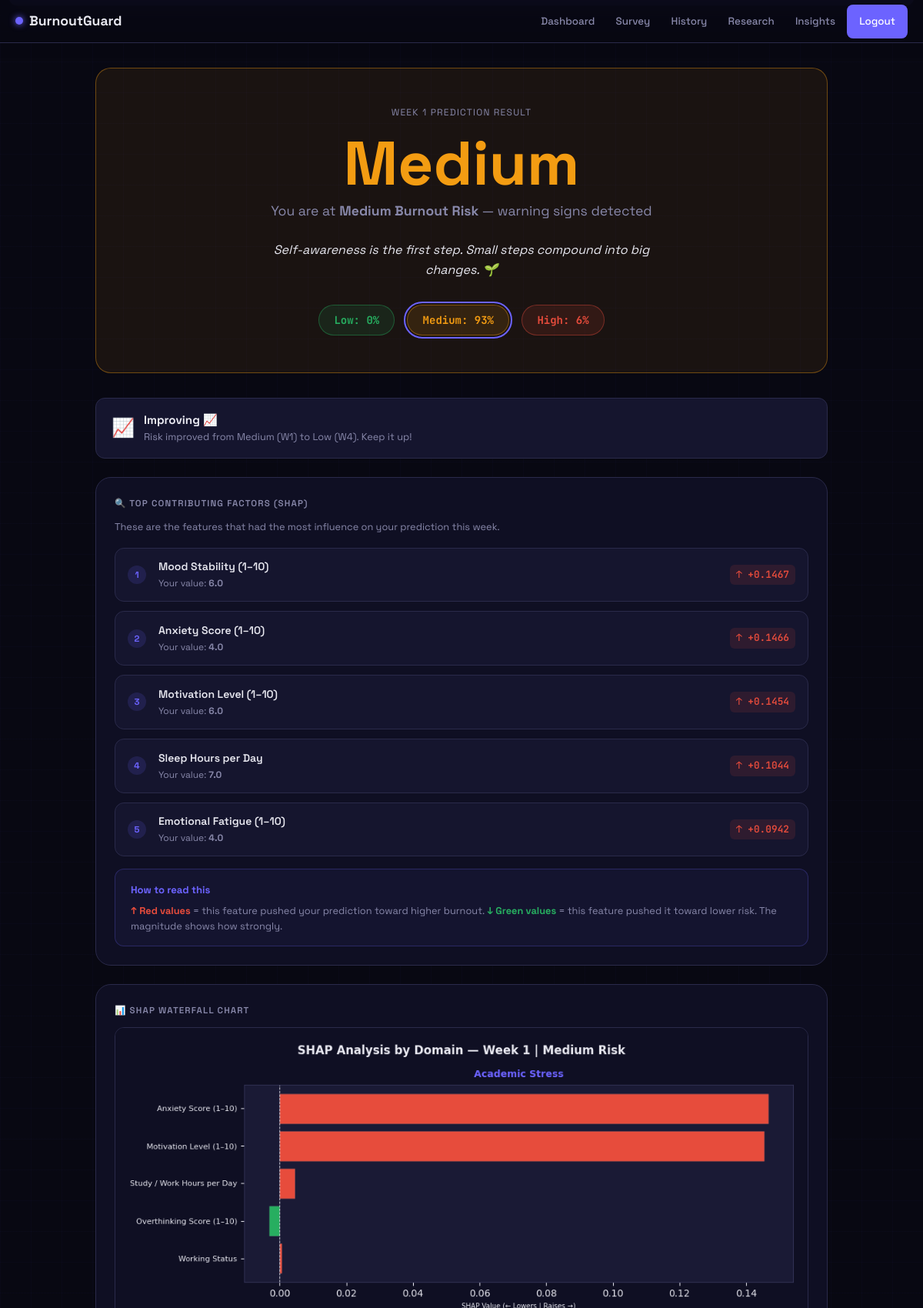
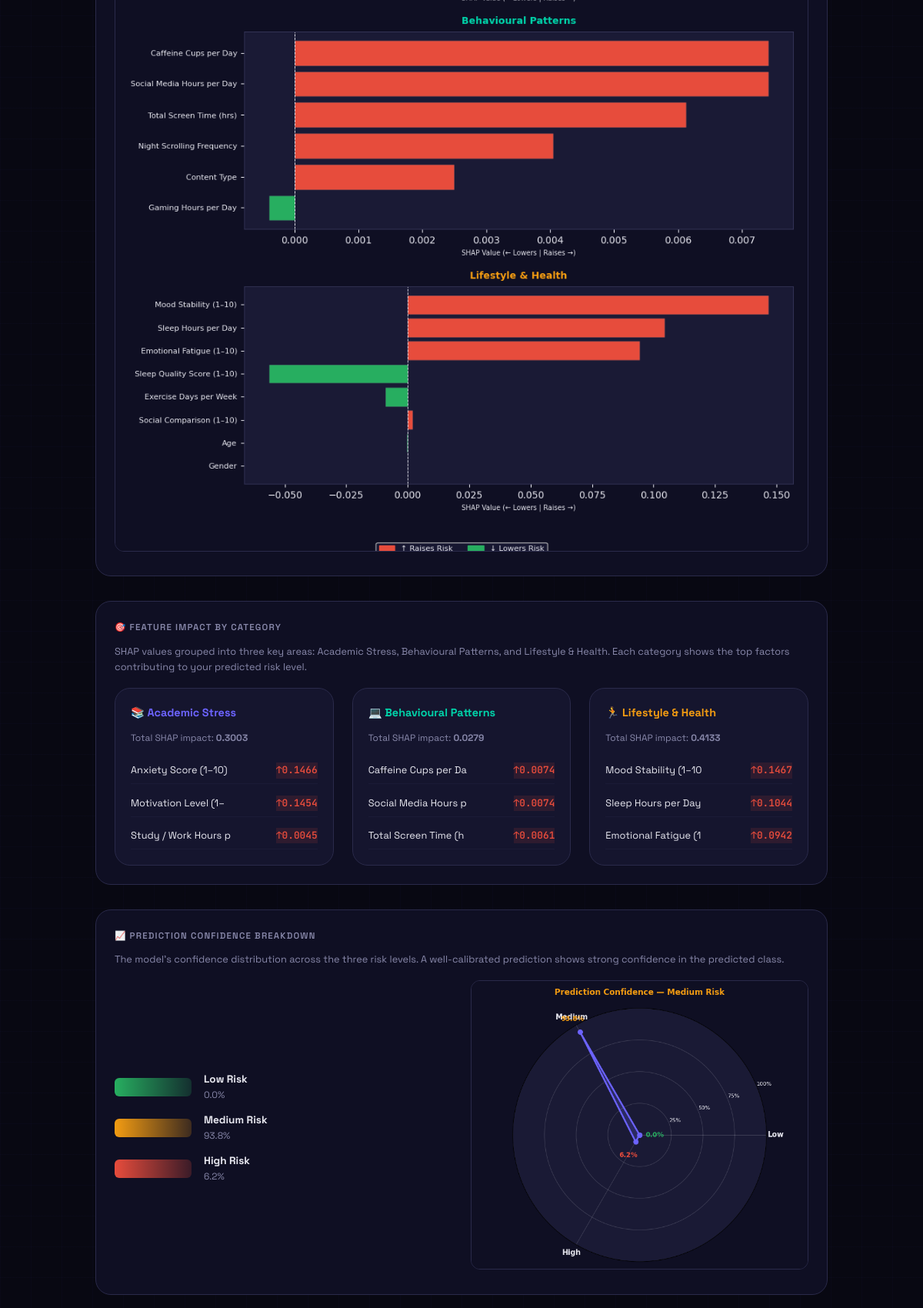
/result/1 (signed in, upper part), run on the app's committed database (2 pictures, top to bottom).
### tables this page shows
CREATE TABLE predictions (
    id INTEGER PRIMARY KEY AUTOINCREMENT, user_id INTEGER NOT NULL,
    week_number INTEGER NOT NULL, response_id INTEGER NOT NULL,
    predicted_risk TEXT NOT NULL,
    confidence_low REAL, confidence_medium REAL, confidence_high REAL,
    shap_values_json TEXT, top_features_json TEXT,
    grouped_shap_json TEXT, recommendation_json TEXT,
    predicted_at TEXT DEFAULT (datetime('now')),
    FOREIGN KEY(user_id) REFERENCES users(id), UNIQUE(user_id,week_number)
);

### app.py (the view)
@app.route('/result/<int:week>')
@login_required
def result(week):
    db=get_db(); uid=session['user_id']
    pred=db.execute('SELECT * FROM predictions WHERE user_id=? AND week_number=?',(uid,week)).fetchone()
    if not pred: flash('Prediction not found.','danger'); return redirect(url_for('dashboard'))
    shap_vals=json.loads(pred['shap_values_json'])   if pred['shap_values_json']   else {}
    top_feats=json.loads(pred['top_features_json'])  if pred['top_features_json']  else []
    grouped_shap=json.loads(pred['grouped_shap_json']) if pred['grouped_shap_json'] else {}
    rec=json.loads(pred['recommendation_json']) if pred['recommendation_json'] else {}
    shap_chart=make_grouped_shap_chart(grouped_shap,pred['predicted_risk'],uid,week) if grouped_shap else ''
    conf={'Low':pred['confidence_low'] or 0,'Medium':pred['confidence_medium'] or 0,'High':pred['confidence_high'] or 0}
    gauge_chart=make_confidence_gauge_chart(conf,pred['predicted_risk'],uid,week)
    all_p=db.execute('SELECT predicted_risk FROM predictions WHERE user_id=? ORDER BY week_number',(uid,)).fetchall()
    trend=analyse_trend([p['predicted_risk'] for p in all_p])
    return render_template('result.html',user=current_user(),pred=dict(pred),shap_vals=shap_vals,
        top_feats=top_feats,grouped_shap=grouped_shap,rec=rec,shap_chart=shap_chart,
        trend=trend,week=week,feature_labels=FEATURE_LABELS,group_colors=GROUP_COLORS,gauge_chart=gauge_chart)

### app.py (called while the page is built)
def get_db():
    if 'db' not in g:
        g.db = sqlite3.connect(DB_PATH)
        g.db.row_factory = sqlite3.Row
        g.db.execute("PRAGMA foreign_keys=ON")
    return g.db

def login_required(f):
    @wraps(f)
    def dec(*a,**kw):
        if 'user_id' not in session: flash('Please log in.','warning'); return redirect(url_for('login'))
        return f(*a,**kw)
    return dec

def current_user(): return get_db().execute('SELECT * FROM users WHERE id=?',(session['user_id'],)).fetchone() if 'user_id' in session else None

### frontend/templates/result.html (shortened to what this page needs)
{% extends "base.html" %}
{% block content %}
<div class="result-wrap">
  <div class="result-hero risk-{{ pred.predicted_risk }}">
    <div class="week-label">Week {{ week }} Prediction Result</div>
    <div class="risk-display {{ pred.predicted_risk }}">{{ pred.predicted_risk }}</div>
    <div class="risk-subtitle">
      {% if pred.predicted_risk == 'High' %}
        You are showing <strong>High Burnout Risk</strong> — immediate action recommended
      {% elif pred.predicted_risk == 'Medium' %}
        You are at <strong>Medium Burnout Risk</strong> — warning signs detected
      {% else %}
        You have <strong>Low Burnout Risk</strong> — keep maintaining these habits!
      {% endif %}
    </div>
    {% if rec %}
    <p class="motivational">{{ rec.motivational_message }}</p>
    {% endif %}
    <div class="confidence-section">
      <div class="conf-pill low-risk {% if pred.predicted_risk == 'Low' %}predicted{% endif %}">
        Low: {{ (pred.confidence_low * 100)|int }}%
      </div>
      <div class="conf-pill medium-risk {% if pred.predicted_risk == 'Medium' %}predicted{% endif %}">
        Medium: {{ (pred.confidence_medium * 100)|int }}%
      </div>
      <div class="conf-pill high-risk {% if pred.predicted_risk == 'High' %}predicted{% endif %}">
        High: {{ (pred.confidence_high * 100)|int }}%
      </div>
    </div>
  </div>
  {% if trend.trend != 'No Data' %}
  <div class="trend-mini">
    <div style="font-size:1.5rem;">
      {% if 'Improving' in trend.trend %}📈
      {% elif 'Declining' in trend.trend %}📉
      {% elif 'Stable' in trend.trend %}➡️
      {% else %}〰️{% endif %}
    </div>
    <div>
      <h4>{{ trend.trend }}</h4>
      <p>{{ trend.details }}</p>
    </div>
  </div>
  {% endif %}
  <div class="result-grid">
    <div class="card">
      <div class="card-title">🔍 Top Contributing Factors (SHAP)</div>
      <p class="text-small text-muted mb-2">
        These are the features that had the most influence on your prediction this week.
      </p>
      {% if top_feats %}
      <div class="top-features">
        {% for feat in top_feats %}
        <div class="feature-row">
          <div class="feature-rank">{{ loop.index }}</div>
          <div class="feature-info">
            <div class="feature-name">{{ feat.name }}</div>
            <div class="feature-raw">Your value: <strong>{{ feat.raw_value }}</strong></div>
          </div>
          <div class="feature-shap {% if feat.direction == 'increases' %}shap-up{% else %}shap-down{% endif %}">
            {% if feat.direction == 'increases' %}↑{% else %}↓{% endif %}
            {{ '%+.4f' | format(feat.shap_value) }}
          </div>
        </div>
        {% endfor %}
      </div>
      <div class="shap-explainer">
        <h5>How to read this</h5>
        <p>
          <strong style="color:#e74c3c">↑ Red values</strong> = this feature pushed your prediction toward higher burnout.
          <strong style="color:#27ae60">↓ Green values</strong> = this feature pushed it toward lower risk.
          The magnitude shows how strongly.
        </p>
      </div>
      {% endif %}
    </div>
    <div class="card">
      <div class="card-title">📊 SHAP Waterfall Chart</div>
      {% if shap_chart %}
        <img src="{{ url_for('static', filename='img/' ~ shap_chart) }}"
             class="chart-img" alt="SHAP Explanation Week {{ week }}">
      {% else %}
        <div style="text-align:center; padding:2rem; color:var(--fg-muted);">
          Chart generation pending
        </div>
      {% endif %}
    </div>
  </div>
  <div class="result-grid" style="margin-bottom:2rem;">
    <div class="card">
      <div class="card-title">🎯 Feature Impact by Category</div>
      <p class="text-small text-muted mb-2">
        SHAP values grouped into three key areas: Academic Stress, Behavioural Patterns, and Lifestyle & Health.
        Each category shows the top factors contributing to your predicted risk level.
      </p>
      {% if grouped_shap %}
      <div style="display:grid; grid-template-columns:1fr 1fr 1fr; gap:1.5rem;">
        {% for group_name, group_data in grouped_shap.items() %}
        <div style="background:var(--bg-raised); border-radius:var(--radius-lg); padding:1.25rem; border:1px solid var(--border);">
          <h4 class="{% if 'Academic' in group_name %}group-title-academic{% elif 'Behavioural' in group_name %}group-title-behavioural{% else %}group-title-lifestyle{% endif %}" style="font-size:0.9rem; font-weight:700; margin-bottom:0.75rem;">
            {% if 'Academic' in group_name %}📚 Academic Stress
            {% elif 'Behavioural' in group_name %}💻 Behavioural Patterns
            {% else %}🏃 Lifestyle & Health{% endif %}
          </h4>
          <p style="font-size:0.75rem; color:var(--fg-muted); margin-bottom:1rem;">
            Total SHAP impact: <strong>{{ "%.4f"|format(group_data.total) }}</strong>
          </p>
          <ul style="list-style:none; display:flex; flex-direction:column; gap:0.5rem;">
            {% for feat in group_data.features[:3] %}
            <li style="font-size:0.8rem; padding:0.4rem 0; border-bottom:1px solid rgba(42,42,74,0.3); display:flex; justify-content:space-between; align-items:center;">
              <span>{{ feat.label[:20] }}</span>
              <span class="{% if feat.direction == 'increases' %}shap-up{% else %}shap-down{% endif %}" style="font-family:var(--font-mono); font-weight:600;">
                {% if feat.direction == 'increases' %}↑{% else %}↓{% endif %}{{ "%.4f"|format(feat.shap_value) }}
              </span>
            </li>
            {% endfor %}
          </ul>
        </div>
        {% endfor %}
      </div>
      {% endif %}
    </div>
  </div>
  <div class="result-grid" style="margin-bottom:2rem;">
    <div class="card">
      <div class="card-title">📈 Prediction Confidence Breakdown</div>
      <p class="text-small text-muted mb-2">
        The model's confidence distribution across the three risk levels. A well-calibrated prediction shows strong confidence in the predicted class.
      </p>
      <div style="display:grid; grid-template-columns:1fr 1fr; gap:1.5rem; align-items:center;">
        <div>
          <div style="display:flex; flex-direction:column; gap:0.75rem;">
            <div style="display:flex; align-items:center; gap:1rem;">
              <div style="width:100px; height:24px; background:linear-gradient(to right, #27ae60, rgba(39,174,96,0.2)); border-radius:6px;"></div>
              <div>
                <div style="font-size:0.85rem; font-weight:700;">Low Risk</div>
                <div style="font-size:0.75rem; color:var(--fg-muted);">{{ (pred.confidence_low * 100)|round(1) }}%</div>
              </div>
            </div>
            <div style="display:flex; align-items:center; gap:1rem;">
              <div style="width:100px; height:24px; background:linear-gradient(to right, #f39c12, rgba(243,156,18,0.2)); border-radius:6px;"></div>
              <div>
                <div style="font-size:0.85rem; font-weight:700;">Medium Risk</div>
                <div style="font-size:0.75rem; color:var(--fg-muted);">{{ (pred.confidence_medium * 100)|round(1) }}%</div>
              </div>
            </div>
            <div style="display:flex; align-items:center; gap:1rem;">
              <div style="width:100px; height:24px; background:linear-gradient(to right, #e74c3c, rgba(231,76,60,0.2)); border-radius:6px;"></div>
              <div>
                <div style="font-size:0.85rem; font-weight:700;">High Risk</div>
                <div style="font-size:0.75rem; color:var(--fg-muted);">{{ (pred.confidence_high * 100)|round(1) }}%</div>
              </div>
            </div>
          </div>
        </div>
        <div>
          <img src="{{ url_for('static', filename='img/' ~ gauge_chart) }}"
               style="width:100%; border-radius:var(--radius); border:1px solid var(--border);"
               alt="Confidence Gauge" onerror="this.parentElement.style.display='none'">
        </div>
      </div>
    </div>
  </div>
</div>
{% endblock %}

### frontend/templates/base.html (style rules this page uses)
:root { --bg-deep: #080812; --bg-card: #0f0f23; --bg-raised: #15152e; --bg-input: #1a1a35; --border: #2a2a4a; --border-glow:#4040aa; --fg: #e8e8f0; --fg-muted: #8888aa; --fg-dim: #4a4a6a; --green: #27ae60; --yellow: #f39c12; --red: #e74c3c; --purple: #6c63ff; --blue: #3498db; --cyan: #00d4aa; --font-body: 'Space Grotesk', sans-serif; --font-mono: 'JetBrains Mono', monospace; --radius: 12px; --radius-lg: 20px; --shadow: 0 4px 24px rgba(0,0,0,0.5); --glow-purple: 0 0 20px rgba(108,99,255,0.3); --safe-top: env(safe-area-inset-top, 0px); --safe-bottom: env(safe-area-inset-bottom, 0px); --safe-left: env(safe-area-inset-left, 0px); --safe-right: env(safe-area-inset-right, 0px); --nav-height: 56px; --bottom-nav-height: 60px; }
*, *::before, *::after { box-sizing: border-box; margin: 0; padding: 0; }
html { font-size: 16px; scroll-behavior: smooth; -webkit-text-size-adjust: 100%; height: -webkit-fill-available; }
body { background: var(--bg-deep); color: var(--fg); font-family: var(--font-body); min-height: 100vh; min-height: -webkit-fill-available; line-height: 1.6; overflow-x: hidden; }
body::before { content: ''; position: fixed; inset: 0; background-image: linear-gradient(rgba(108,99,255,0.025) 1px, transparent 1px), linear-gradient(90deg, rgba(108,99,255,0.025) 1px, transparent 1px); background-size: 40px 40px; pointer-events: none; z-index: 0; }
.card { background: var(--bg-card); border: 1px solid var(--border); border-radius: var(--radius-lg); padding: 1.5rem; }
.card-title { font-size: 0.72rem; font-weight: 600; letter-spacing: 0.1em; text-transform: uppercase; color: var(--fg-muted); margin-bottom: 0.75rem; }
.risk-Medium { background:rgba(243,156,18,0.15); color:#f39c12; border:1px solid rgba(243,156,18,0.4); }
.text-muted { color:var(--fg-muted); }
.text-small { font-size:0.8rem; }
.mb-2 { margin-bottom:1rem }

### data on the page
predictions: predicted_risk "Medium", (pred.confidence_low*100)|int "0", (pred.confidence_medium*100)|int "93", (pred.confidence_high*100)|int "6", (pred.confidence_low*100)|round(1) "0.0", (pred.confidence_medium*100)|round(1) "93.8", (pred.confidence_high*100)|round(1) "6.2"

### other printed values
{{ week }} "1"
{{ rec.motivational_message }} "Self-awareness is the first step. Small steps compound into big changes. 🌱"
{{ trend.trend }} "Improving 📈"
{{ trend.details }} "Risk improved from Medium (W1) to Low (W4). Keep it up!"
{{ feat.name }} "Mood Stability (1–10)" "Anxiety Score (1–10)" "Motivation Level (1–10)" "Sleep Hours per Day" "Emotional Fatigue (1–10)"
{{ feat.raw_value }} "6.0" "4.0" "6.0" "7.0" "4.0"
{{ '%+.4f' | format(feat.shap_value) }} "+0.1467" "+0.1466" "+0.1454" "+0.1044" "+0.0942"
{{ "%.4f"|format(group_data.total) }} "0.3003" "0.0279" "0.4133"
{{ feat.label[:20] }} "Anxiety Score (1–10)" "Motivation Level (1–" "Study / Work Hours p" "Caffeine Cups per Da" "Social Media Hours p" "Total Screen Time (h" "Mood Stability (1–10" "Sleep Hours per Day" "Emotional Fatigue (1"
{{ "%.4f"|format(feat.shap_value) }} "0.1466" "0.1454" "0.0045" "0.0074" "0.0074" "0.0061" "0.1467" "0.1044" "0.0942"
